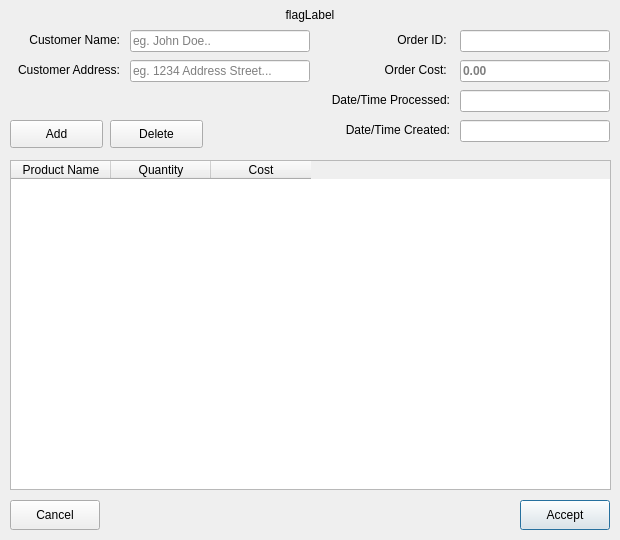
<?xml version="1.0" encoding="UTF-8"?>
<ui version="4.0">
 <class>Dialog</class>
 <widget class="QDialog" name="Dialog">
  <property name="geometry">
   <rect>
    <x>0</x>
    <y>0</y>
    <width>620</width>
    <height>540</height>
   </rect>
  </property>
  <property name="minimumSize">
   <size>
    <width>620</width>
    <height>540</height>
   </size>
  </property>
  <property name="maximumSize">
   <size>
    <width>620</width>
    <height>540</height>
   </size>
  </property>
  <property name="windowTitle">
   <string>Order Manager</string>
  </property>
  <widget class="QStackedWidget" name="view">
   <property name="geometry">
    <rect>
     <x>520</x>
     <y>500</y>
     <width>101</width>
     <height>41</height>
    </rect>
   </property>
   <property name="currentIndex">
    <number>0</number>
   </property>
   <widget class="QWidget" name="page">
    <widget class="QPushButton" name="acceptButton">
     <property name="geometry">
      <rect>
       <x>0</x>
       <y>0</y>
       <width>90</width>
       <height>30</height>
      </rect>
     </property>
     <property name="focusPolicy">
      <enum>Qt::ClickFocus</enum>
     </property>
     <property name="text">
      <string>Accept</string>
     </property>
    </widget>
   </widget>
   <widget class="QWidget" name="page_2">
    <widget class="QPushButton" name="processButton">
     <property name="geometry">
      <rect>
       <x>0</x>
       <y>0</y>
       <width>90</width>
       <height>30</height>
      </rect>
     </property>
     <property name="focusPolicy">
      <enum>Qt::TabFocus</enum>
     </property>
     <property name="text">
      <string>Process</string>
     </property>
    </widget>
   </widget>
   <widget class="QWidget" name="page_3">
    <widget class="QPushButton" name="deleteButton">
     <property name="geometry">
      <rect>
       <x>0</x>
       <y>0</y>
       <width>90</width>
       <height>30</height>
      </rect>
     </property>
     <property name="focusPolicy">
      <enum>Qt::NoFocus</enum>
     </property>
     <property name="text">
      <string>Delete</string>
     </property>
    </widget>
   </widget>
  </widget>
  <widget class="QPushButton" name="cancelButton">
   <property name="geometry">
    <rect>
     <x>10</x>
     <y>500</y>
     <width>90</width>
     <height>30</height>
    </rect>
   </property>
   <property name="focusPolicy">
    <enum>Qt::ClickFocus</enum>
   </property>
   <property name="text">
    <string>Cancel</string>
   </property>
  </widget>
  <widget class="QPushButton" name="addProductButton">
   <property name="geometry">
    <rect>
     <x>10</x>
     <y>120</y>
     <width>93</width>
     <height>28</height>
    </rect>
   </property>
   <property name="focusPolicy">
    <enum>Qt::TabFocus</enum>
   </property>
   <property name="text">
    <string>Add</string>
   </property>
  </widget>
  <widget class="QPushButton" name="deleteProductButton">
   <property name="geometry">
    <rect>
     <x>110</x>
     <y>120</y>
     <width>93</width>
     <height>28</height>
    </rect>
   </property>
   <property name="focusPolicy">
    <enum>Qt::TabFocus</enum>
   </property>
   <property name="text">
    <string>Delete</string>
   </property>
  </widget>
  <widget class="QTableWidget" name="productTable">
   <property name="geometry">
    <rect>
     <x>10</x>
     <y>160</y>
     <width>601</width>
     <height>330</height>
    </rect>
   </property>
   <property name="selectionMode">
    <enum>QAbstractItemView::SingleSelection</enum>
   </property>
   <property name="selectionBehavior">
    <enum>QAbstractItemView::SelectRows</enum>
   </property>
   <column>
    <property name="text">
     <string>Product Name</string>
    </property>
   </column>
   <column>
    <property name="text">
     <string>Quantity</string>
    </property>
   </column>
   <column>
    <property name="text">
     <string>Cost</string>
    </property>
   </column>
  </widget>
  <widget class="QLabel" name="costLabel">
   <property name="geometry">
    <rect>
     <x>380</x>
     <y>60</y>
     <width>70</width>
     <height>20</height>
    </rect>
   </property>
   <property name="text">
    <string>Order Cost: </string>
   </property>
   <property name="alignment">
    <set>Qt::AlignRight|Qt::AlignTrailing|Qt::AlignVCenter</set>
   </property>
  </widget>
  <widget class="QLabel" name="flagLabel">
   <property name="geometry">
    <rect>
     <x>0</x>
     <y>0</y>
     <width>620</width>
     <height>30</height>
    </rect>
   </property>
   <property name="text">
    <string>flagLabel</string>
   </property>
   <property name="alignment">
    <set>Qt::AlignCenter</set>
   </property>
  </widget>
  <widget class="QLabel" name="dateLabel_2">
   <property name="geometry">
    <rect>
     <x>320</x>
     <y>90</y>
     <width>130</width>
     <height>20</height>
    </rect>
   </property>
   <property name="text">
    <string>Date/Time Processed:</string>
   </property>
   <property name="alignment">
    <set>Qt::AlignRight|Qt::AlignTrailing|Qt::AlignVCenter</set>
   </property>
  </widget>
  <widget class="QLabel" name="nameLabel">
   <property name="geometry">
    <rect>
     <x>20</x>
     <y>30</y>
     <width>100</width>
     <height>20</height>
    </rect>
   </property>
   <property name="text">
    <string>Customer Name:</string>
   </property>
   <property name="alignment">
    <set>Qt::AlignRight|Qt::AlignTrailing|Qt::AlignVCenter</set>
   </property>
  </widget>
  <widget class="QLineEdit" name="dateTextbox">
   <property name="geometry">
    <rect>
     <x>460</x>
     <y>120</y>
     <width>150</width>
     <height>22</height>
    </rect>
   </property>
   <property name="focusPolicy">
    <enum>Qt::NoFocus</enum>
   </property>
   <property name="readOnly">
    <bool>true</bool>
   </property>
  </widget>
  <widget class="QLineEdit" name="addressTextbox">
   <property name="geometry">
    <rect>
     <x>130</x>
     <y>60</y>
     <width>180</width>
     <height>22</height>
    </rect>
   </property>
   <property name="text">
    <string/>
   </property>
   <property name="placeholderText">
    <string>eg. 1234 Address Street...</string>
   </property>
  </widget>
  <widget class="QLineEdit" name="nameTextbox">
   <property name="geometry">
    <rect>
     <x>130</x>
     <y>30</y>
     <width>180</width>
     <height>22</height>
    </rect>
   </property>
   <property name="placeholderText">
    <string>eg. John Doe..</string>
   </property>
  </widget>
  <widget class="QLineEdit" name="processedTextbox">
   <property name="geometry">
    <rect>
     <x>460</x>
     <y>90</y>
     <width>150</width>
     <height>22</height>
    </rect>
   </property>
   <property name="focusPolicy">
    <enum>Qt::NoFocus</enum>
   </property>
   <property name="readOnly">
    <bool>true</bool>
   </property>
  </widget>
  <widget class="QLineEdit" name="orderTextbox">
   <property name="geometry">
    <rect>
     <x>460</x>
     <y>30</y>
     <width>150</width>
     <height>22</height>
    </rect>
   </property>
   <property name="font">
    <font>
     <weight>75</weight>
     <bold>true</bold>
    </font>
   </property>
   <property name="focusPolicy">
    <enum>Qt::NoFocus</enum>
   </property>
   <property name="readOnly">
    <bool>true</bool>
   </property>
   <property name="placeholderText">
    <string/>
   </property>
  </widget>
  <widget class="QLineEdit" name="costTextbox">
   <property name="geometry">
    <rect>
     <x>460</x>
     <y>60</y>
     <width>150</width>
     <height>22</height>
    </rect>
   </property>
   <property name="font">
    <font>
     <weight>75</weight>
     <bold>true</bold>
    </font>
   </property>
   <property name="focusPolicy">
    <enum>Qt::NoFocus</enum>
   </property>
   <property name="readOnly">
    <bool>true</bool>
   </property>
   <property name="placeholderText">
    <string>0.00</string>
   </property>
  </widget>
  <widget class="QLabel" name="dateLabel">
   <property name="geometry">
    <rect>
     <x>330</x>
     <y>120</y>
     <width>120</width>
     <height>20</height>
    </rect>
   </property>
   <property name="text">
    <string>Date/Time Created:</string>
   </property>
   <property name="alignment">
    <set>Qt::AlignRight|Qt::AlignTrailing|Qt::AlignVCenter</set>
   </property>
  </widget>
  <widget class="QLabel" name="addressLabel">
   <property name="geometry">
    <rect>
     <x>10</x>
     <y>60</y>
     <width>110</width>
     <height>20</height>
    </rect>
   </property>
   <property name="text">
    <string>Customer Address:</string>
   </property>
   <property name="alignment">
    <set>Qt::AlignRight|Qt::AlignTrailing|Qt::AlignVCenter</set>
   </property>
  </widget>
  <widget class="QLabel" name="orderLabel">
   <property name="geometry">
    <rect>
     <x>370</x>
     <y>30</y>
     <width>80</width>
     <height>20</height>
    </rect>
   </property>
   <property name="text">
    <string>Order ID: </string>
   </property>
   <property name="alignment">
    <set>Qt::AlignRight|Qt::AlignTrailing|Qt::AlignVCenter</set>
   </property>
  </widget>
 </widget>
 <resources/>
 <connections/>
</ui>
